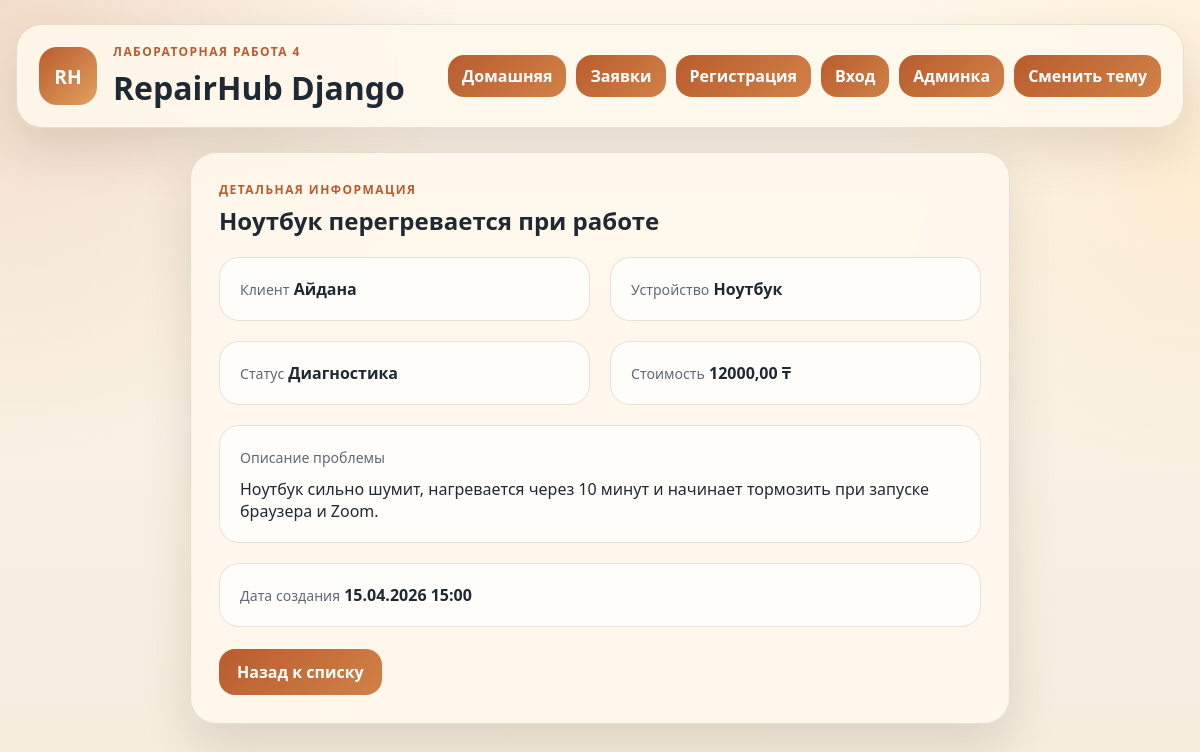
Screenshot of /requests/1/ with the database file from the repository.
### accounts/models.py (models this page shows, shortened)
class ServiceRequest(models.Model):
    DEVICE_CHOICES = [
        ("pc", "Стационарный ПК"),
        ("laptop", "Ноутбук"),
        ("monoblock", "Моноблок"),
        ("other", "Другое устройство"),
    ]
    STATUS_CHOICES = [
        ("new", "Новая"),
        ("diagnostic", "Диагностика"),
        ("repair", "В ремонте"),
        ("done", "Завершена"),
    ]
    title = models.CharField(max_length=120, verbose_name="Название заявки")
    customer_name = models.CharField(max_length=120, verbose_name="Имя клиента")
    device_type = models.CharField(max_length=20, choices=DEVICE_CHOICES, verbose_name="Тип устройства")
    problem_description = models.TextField(verbose_name="Описание проблемы")
    estimated_price = models.DecimalField(max_digits=10, decimal_places=2, verbose_name="Оценочная стоимость")
    status = models.CharField(max_length=20, choices=STATUS_CHOICES, default="new", verbose_name="Статус")
    created_at = models.DateTimeField(auto_now_add=True, verbose_name="Дата создания")
    class Meta:
        ordering = ["-created_at"]
        verbose_name = "Заявка на ремонт"
        verbose_name_plural = "Заявки на ремонт"

### accounts/views.py (the view)
# urls.py: path("requests/<int:request_id>/", service_request_detail, name="service_request_detail"),
def service_request_detail(request, request_id):
    service_request = get_object_or_404(ServiceRequest, id=request_id)
    return render(
        request,
        "accounts/service_request_detail.html",
        {"service_request": service_request},
    )

### templates/accounts/service_request_detail.html (shortened to what this page needs)
{% extends "base.html" %}
{% block content %}
<main class="single-column">
    <section class="section-card detail-card">
        <p class="eyebrow">Детальная информация</p>
        <h2>{{ service_request.title }}</h2>
        <div class="detail-grid">
            <div class="detail-item">
                <span>Клиент</span>
                <strong>{{ service_request.customer_name }}</strong>
            </div>
            <div class="detail-item">
                <span>Устройство</span>
                <strong>{{ service_request.get_device_type_display }}</strong>
            </div>
            <div class="detail-item">
                <span>Статус</span>
                <strong>{{ service_request.get_status_display }}</strong>
            </div>
            <div class="detail-item">
                <span>Стоимость</span>
                <strong>{{ service_request.estimated_price }} ₸</strong>
            </div>
            <div class="detail-item detail-item-wide">
                <span>Описание проблемы</span>
                <p>{{ service_request.problem_description }}</p>
            </div>
            <div class="detail-item detail-item-wide">
                <span>Дата создания</span>
                <strong>{{ service_request.created_at|date:"d.m.Y H:i" }}</strong>
            </div>
        </div>
        <div class="hero-actions">
            <a class="button-link" href="{% url 'service_requests' %}">Назад к списку</a>
        </div>
    </section>
</main>
{% endblock %}

### static/django/css/site.css (style rules this page uses)
:root { --bg: #f5efe4; --surface: rgba(255, 248, 236, 0.92); --surface-strong: #fffdfa; --text: #1f2933; --muted: #5d6a74; --line: rgba(104, 84, 55, 0.16); --accent: #b95c2e; --accent-dark: #934520; --shadow: 0 22px 50px rgba(76, 53, 31, 0.14); --success: #2f855a; --error: #c05645; }
* { box-sizing: border-box; }
body { margin: 0; min-height: 100vh; font-family: "Trebuchet MS", "Segoe UI", sans-serif; color: var(--text); background: radial-gradient(circle at top left, rgba(185, 92, 46, 0.18), transparent 32%), radial-gradient(circle at right 20%, rgba(255, 212, 146, 0.28), transparent 24%), linear-gradient(180deg, #fff8ec 0%, #f4ecdd 100%); }
a { color: inherit; text-decoration: none; }
.site-header, .section-card, .hero-card, .message-card { border: 1px solid var(--line); border-radius: 26px; background: var(--surface); box-shadow: var(--shadow); backdrop-filter: blur(12px); }
.brand h1, .hero-card h2, .section-card h2, .section-card h3 { margin: 0; }
.eyebrow { margin: 0 0 6px; color: var(--accent); text-transform: uppercase; letter-spacing: 0.12em; font-size: 0.75rem; font-weight: 700; }
.site-nav a, .button-link, button, .theme-toggle { display: inline-flex; align-items: center; justify-content: center; min-height: 46px; padding: 12px 18px; border-radius: 16px; border: none; background: linear-gradient(135deg, var(--accent), #d18147); color: #fff; font: inherit; font-weight: 700; cursor: pointer; }
.hero-actions { display: flex; flex-wrap: wrap; gap: 12px; margin-top: 22px; }
.info-panel, .content-grid, .profile-layout, .request-grid, .detail-grid { display: grid; gap: 20px; }
.request-card, .detail-item { display: block; padding: 20px; border: 1px solid var(--line); border-radius: 20px; background: var(--surface-strong); }
.request-card h3, .request-card h4, .detail-item p, .detail-item strong { margin: 10px 0 0; }
.detail-card { width: min(820px, 100%); }
.detail-grid { grid-template-columns: repeat(2, minmax(0, 1fr)); margin-top: 20px; }
.detail-item span { color: var(--muted); font-size: 0.88rem; }
.detail-item-wide { grid-column: 1 / -1; }
.section-card { padding: 28px; }
.single-column { display: grid; place-items: center; }

### rows the page displays
ServiceRequest: title "Ноутбук перегревается при работе", customer_name "Айдана", device_type "Ноутбук", status "Диагностика", estimated_price "12000,00", problem_description "Ноутбук сильно шумит, нагревается через 10 минут и начинает тормозить при запуске браузера и Zoom.", created_at "15.04.2026 15:00"
